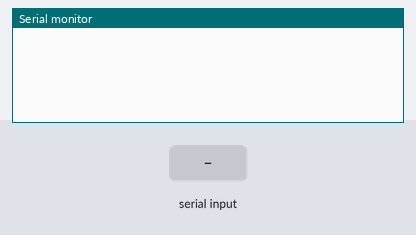
Recording of a sketch running on a simulated Arduino Uno, built with avr-gcc and run on an emulated ATmega328P. Parts: the last lines printed to the serial monitor. The inputs (shaded band) are chosen by the test bench.

Above: at 1.2 s.
1.3 s: "A" received over Serial
At 2.8 s:
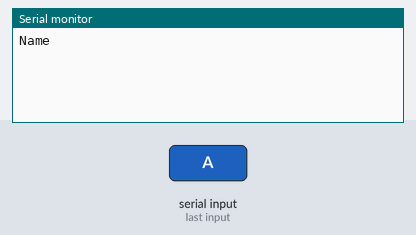
3.8 s: "B" received over Serial
At 5.8 s:
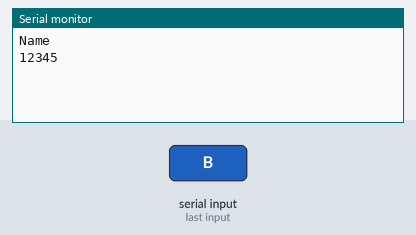

Measured:
- after the input at 1.3 s, the serial monitor: prints a new line after 1.0 s (image 1)
- after the input at 3.8 s, the serial monitor: prints a new line after 1.0 s (image 2)

The sketch:

main.ino
```cpp
/*
    รับข้อมูลทาง console หากมีค่าเป็น “A” ให้แสดงชื่อ หากเป็น “B” ให้แสดงรหัส
*/

void setup()
{
    Serial.begin(115200);
}

void loop()
{
    if (Serial.available() > 0)
    {
        String input = Serial.readString();
        if (input == "A")
        {
            Serial.println("Name");
        }
        else if (input == "B")
        {
            Serial.println("12345");
        }
    }
}
```
